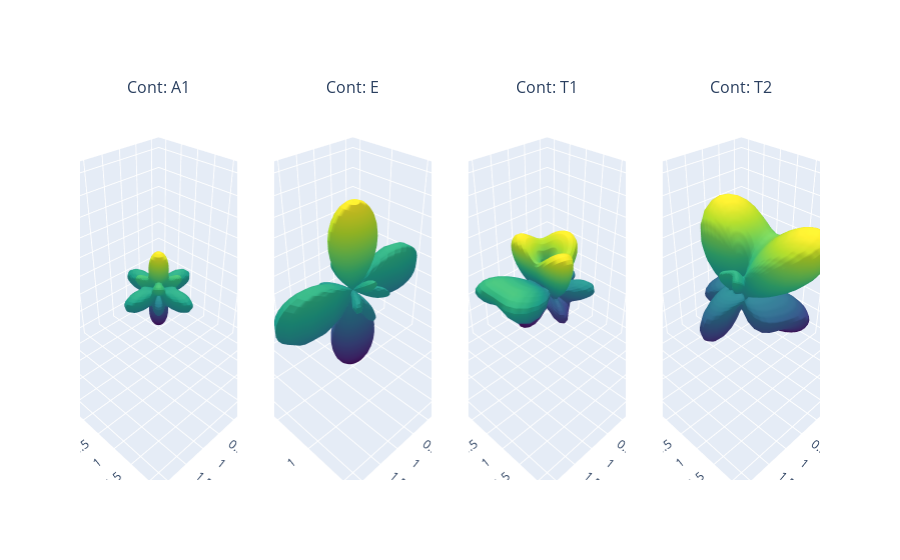

The notebook cell this image was saved under:
### Code cell
# To plot using ePSproc/PEMtk class, these values can be converted to ePSproc BLM data type...

# Run conversion - the default is to set the coeffs to the 'BLM' data type
symObj.toePSproc()

# Set to new key in data class
data.data['symHarm'] = {}

for dataType in ['BLM']:  #['matE','BLM']:
    data.data['symHarm'][dataType] = symObj.coeffs[dataType]['b (comp)']  # Select expansion in complex harmonics
    data.data['symHarm'][dataType].attrs = symObj.coeffs[dataType].attrs
    
# Plot full harmonics expansions, plots by symmetry
# Note 'squeeze=True' to force drop of singleton dims may be required.
# data.padPlot(keys='symHarm',dataType='BLM', facetDims = ['Cont'], squeeze = True, backend=plotBackend)

data.padPlot(keys='symHarm',dataType='BLM', facetDims = ['Cont'], squeeze = True, backend=plotBackend, plotFlag=False, returnFlag=True)  # Working
figObj = data.data['symHarm']['plots']['BLM']['polar'][0]

# And GLUE for display later with caption
# from myst_nb import glue
# glue("padExamplePlot2", figObj, display=False);
gluePlotly("symHarmPADs", figObj)

### Figure 1 — Plotly figure (JSON) as saved in the notebook; plotly's stock layout.template omitted (floating-point values rounded to 4 significant figures; data arrays with more than 128 entries replaced by an {"elided": "..."} marker saying what was removed)
{"data": [{"colorscale": [[0, "#440154"], [0.1111, "#482878"], [0.2222, "#3e4989"], [0.3333, "#31688e"], [0.4444, "#26828e"], [0.5556, "#1f9e89"], [0.6667, "#35b779"], [0.7778, "#6ece58"], [0.8889, "#b5de2b"], [1, "#fde725"]], "scene": "scene", "showscale": false, "type": "surface", "x": {"elided": "50x50 float values"}, "y": {"elided": "50x50 float values"}, "z": {"elided": "50x50 float values"}}, {"colorscale": [[0, "#440154"], [0.1111, "#482878"], [0.2222, "#3e4989"], [0.3333, "#31688e"], [0.4444, "#26828e"], [0.5556, "#1f9e89"], [0.6667, "#35b779"], [0.7778, "#6ece58"], [0.8889, "#b5de2b"], [1, "#fde725"]], "scene": "scene2", "showscale": false, "type": "surface", "x": {"elided": "50x50 float values"}, "y": {"elided": "50x50 float values"}, "z": {"elided": "50x50 float values"}}, {"colorscale": [[0, "#440154"], [0.1111, "#482878"], [0.2222, "#3e4989"], [0.3333, "#31688e"], [0.4444, "#26828e"], [0.5556, "#1f9e89"], [0.6667, "#35b779"], [0.7778, "#6ece58"], [0.8889, "#b5de2b"], [1, "#fde725"]], "scene": "scene3", "showscale": false, "type": "surface", "x": {"elided": "50x50 float values"}, "y": {"elided": "50x50 float values"}, "z": {"elided": "50x50 float values"}}, {"colorscale": [[0, "#440154"], [0.1111, "#482878"], [0.2222, "#3e4989"], [0.3333, "#31688e"], [0.4444, "#26828e"], [0.5556, "#1f9e89"], [0.6667, "#35b779"], [0.7778, "#6ece58"], [0.8889, "#b5de2b"], [1, "#fde725"]], "scene": "scene4", "showscale": false, "type": "surface", "x": {"elided": "50x50 float values"}, "y": {"elided": "50x50 float values"}, "z": {"elided": "50x50 float values"}}], "layout": {"annotations": [{"font": {"size": 16}, "showarrow": false, "text": "Cont: A1", "x": 0.1062, "xanchor": "center", "xref": "paper", "y": 1, "yanchor": "bottom", "yref": "paper"}, {"font": {"size": 16}, "showarrow": false, "text": "Cont: E", "x": 0.3688, "xanchor": "center", "xref": "paper", "y": 1, "yanchor": "bottom", "yref": "paper"}, {"font": {"size": 16}, "showarrow": false, "text": "Cont: T1", "x": 0.6313, "xanchor": "center", "xref": "paper", "y": 1, "yanchor": "bottom", "yref": "paper"}, {"font": {"size": 16}, "showarrow": false, "text": "Cont: T2", "x": 0.8938, "xanchor": "center", "xref": "paper", "y": 1, "yanchor": "bottom", "yref": "paper"}], "autosize": true, "scene": {"aspectmode": "cube", "aspectratio": {"x": 1, "y": 1, "z": 1}, "domain": {"x": [0, 0.2125], "y": [0, 1]}, "xaxis": {"range": [-2.243, 2.243], "type": "linear"}, "yaxis": {"range": [-2.243, 2.243], "type": "linear"}, "zaxis": {"range": [-2.243, 2.243], "type": "linear"}}, "scene2": {"aspectmode": "cube", "aspectratio": {"x": 1, "y": 1, "z": 1}, "domain": {"x": [0.2625, 0.475], "y": [0, 1]}, "xaxis": {"range": [-2.243, 2.243], "type": "linear"}, "yaxis": {"range": [-2.243, 2.243], "type": "linear"}, "zaxis": {"range": [-2.243, 2.243], "type": "linear"}}, "scene3": {"aspectmode": "cube", "aspectratio": {"x": 1, "y": 1, "z": 1}, "domain": {"x": [0.525, 0.7375], "y": [0, 1]}, "xaxis": {"range": [-2.243, 2.243], "type": "linear"}, "yaxis": {"range": [-2.243, 2.243], "type": "linear"}, "zaxis": {"range": [-2.243, 2.243], "type": "linear"}}, "scene4": {"aspectmode": "cube", "aspectratio": {"x": 1, "y": 1, "z": 1}, "domain": {"x": [0.7875, 1], "y": [0, 1]}, "xaxis": {"range": [-2.243, 2.243], "type": "linear"}, "yaxis": {"range": [-2.243, 2.243], "type": "linear"}, "zaxis": {"range": [-2.243, 2.243], "type": "linear"}}}}
